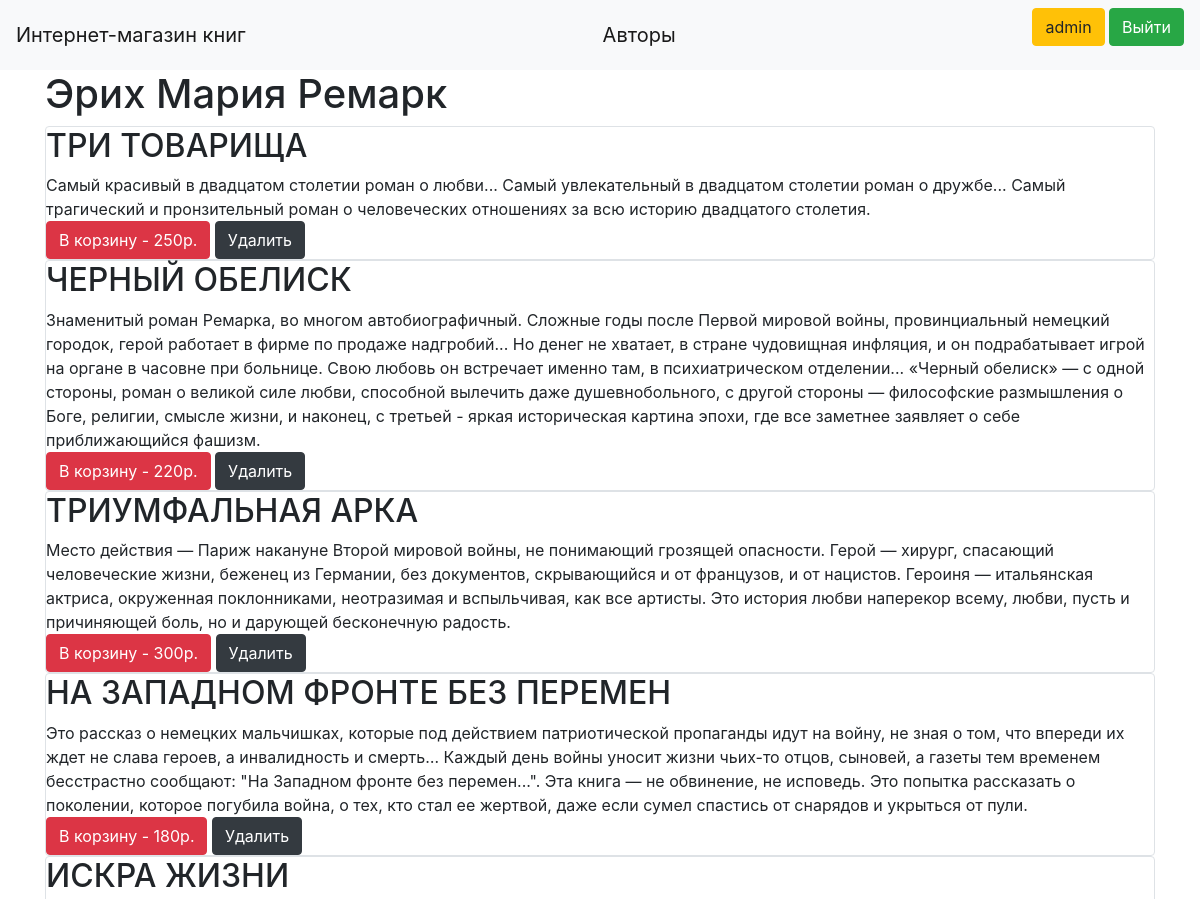
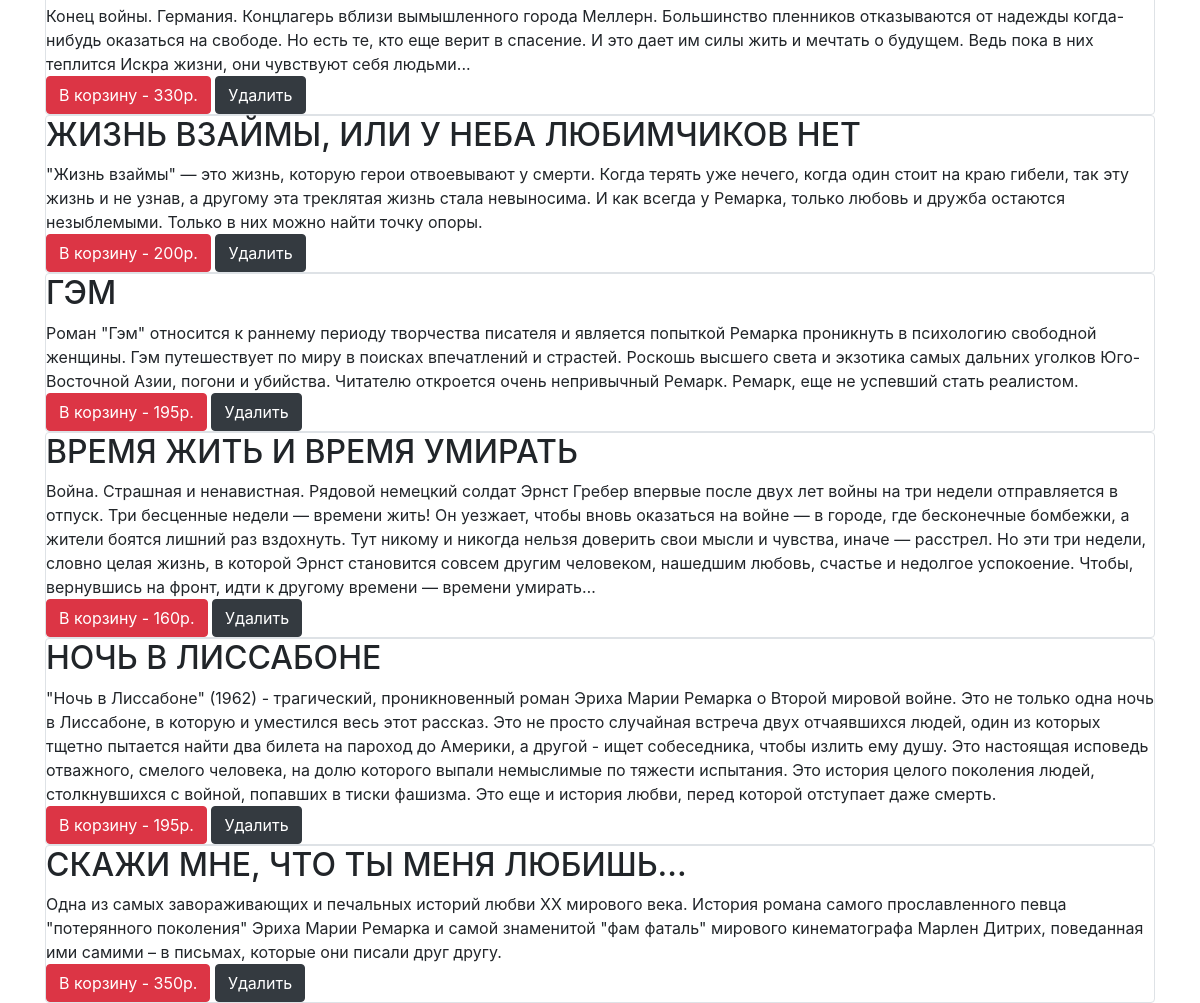
Page /books/1 (signed in) on the committed database (2 pictures, top to bottom).
### data/users.py (models this page shows, shortened)
class User(SqlAlchemyBase, UserMixin, SerializerMixin):
    __tablename__ = 'users'
    id = sqlalchemy.Column(sqlalchemy.Integer, primary_key=True, autoincrement=True)
    name = sqlalchemy.Column(sqlalchemy.String, nullable=True)
    phone = sqlalchemy.Column(sqlalchemy.Integer, unique=True, nullable=True)
    hashed_password = sqlalchemy.Column(sqlalchemy.String, nullable=True)
    shopping_cart = sqlalchemy.Column(sqlalchemy.String, nullable=True)

### data/author.py (models this page shows)
class Author(SqlAlchemyBase, SerializerMixin):
    __tablename__ = 'author'
    id = sqlalchemy.Column(sqlalchemy.Integer, primary_key=True, autoincrement=True)
    name = sqlalchemy.Column(sqlalchemy.String, nullable=True)
    books = orm.relation("Books", back_populates='author')

### data/books.py (models this page shows)
class Books(SqlAlchemyBase, SerializerMixin):
    __tablename__ = 'books'
    id = sqlalchemy.Column(sqlalchemy.Integer, primary_key=True, autoincrement=True)
    title = sqlalchemy.Column(sqlalchemy.String, nullable=True)
    description = sqlalchemy.Column(sqlalchemy.String, nullable=True)
    price = sqlalchemy.Column(sqlalchemy.Integer, nullable=True)
    count = sqlalchemy.Column(sqlalchemy.Integer, nullable=True)
    author_id = sqlalchemy.Column(sqlalchemy.Integer, sqlalchemy.ForeignKey("author.id"))
    author = orm.relation('Author')

### main.py (the view)
@app.route('/books/<int:id>')
def show_books(id):
    session = db_session.create_session()
    books = session.query(Books).filter(Books.author_id == id)
    author = session.query(Author).filter(Author.id == id).first()
    author = author.name
    return render_template("books.html", author=author, books=books)

### data/db_session.py (called while the page is built)
def create_session() -> Session:
    global __factory
    return __factory()

### main.py (called while the page is built)
@login_manager.user_loader
def load_user(user_id):
    session = db_session.create_session()
    return session.query(User).get(user_id)

### templates/books.html
{% extends "base.html" %}
{% block content %}
<h1>{{ author }}</h1>
{% for item in books%}
    {% if item.count != 0 %}
    <div class="col-md6 border rounded">
        <h2>{{item.title}}</h2>
        <div>
            {{item.description}}
        </div>
            {% if current_user.is_authenticated %}
        <div>
            <a class="btn btn-danger" href="/add_books/{{ item.id }}">В корзину - {{item.price}}р.</a>
            {% if current_user.id == 1 %}
            <a class="btn btn-dark" href="/delete_book_from_db/{{ item.id }}">Удалить</a>
            {% endif %}
        </div>
            {% endif %}
    </div>
    {% endif %}
{% endfor %}
{% endblock %}

### templates/base.html (shortened to what this page needs)
<!doctype html>
<html lang="en">
<head>
    <link rel="stylesheet"
          href="https://stackpath.bootstrapcdn.com/bootstrap/4.4.1/css/bootstrap.min.css"
>
</head>
<body>
<header>
    <nav class="navbar navbar-light bg-light">
        <a class="navbar-brand" href="/">Интернет-магазин книг</a>
        <a class="navbar-brand" href="/list_of_authors">Авторы</a>
        {% if current_user.is_authenticated %}
        <p>
            <a class="btn btn-warning" href="/shopping_cart">{{ current_user.name }}</a>
            <a class="btn btn-success" href="/logout">Выйти</a>
        </p>
{% else %}
    <p>
        <a class="btn btn-primary " href="/register">Зарегистрироваться</a>
        <a class="btn btn-success" href="/login">Войти</a>
    </p>
{% endif %}
    </nav>
</header>
<main role="main" class="container">
    {% block content %}{% endblock %}
</main>
</body>
</html>

### rows in the picture
User: name "admin"
Author: name "Эрих Мария Ремарк"
Books: title "ТРИ ТОВАРИЩА", description "Самый красивый в двадцатом столетии роман о любви... Самый увлекательный в двадцатом столетии роман о дружбе... Самый трагический и пронзительный роман о человеческих отношениях за всю историю двадцатого столетия.", price "250"
Books: title "ЧЕРНЫЙ ОБЕЛИСК", description "Знаменитый роман Ремарка, во многом автобиографичный. Сложные годы после Первой мировой войны, провинциальный немецкий городок, герой работает в фирме по продаже надгробий... Но денег не хватает, в стране чудовищная инфляция, и он подрабатывает игрой на органе в часовне при больнице. Свою любовь он встречает именно там, в психиатрическом отделении... «Черный обелиск» — с одной стороны, роман о великой силе любви, способной вылечить даже душевнобольного, с другой стороны — философские размышления о Боге, религии, смысле жизни, и наконец, с третьей - яркая историческая картина эпохи, где все заметнее заявляет о себе приближающийся фашизм.", price "220"
Books: title "ТРИУМФАЛЬНАЯ АРКА", description "Место действия — Париж накануне Второй мировой войны, не понимающий грозящей опасности. Герой — хирург, спасающий человеческие жизни, беженец из Германии, без документов, скрывающийся и от французов, и от нацистов. Героиня — итальянская актриса, окруженная поклонниками, неотразимая и вспыльчивая, как все артисты. Это история любви наперекор всему, любви, пусть и причиняющей боль, но и дарующей бесконечную радость.", price "300"
Books: title "НА ЗАПАДНОМ ФРОНТЕ БЕЗ ПЕРЕМЕН", description "Это рассказ о немецких мальчишках, которые под действием патриотической пропаганды идут на войну, не зная о том, что впереди их ждет не слава героев, а инвалидность и смерть… Каждый день войны уносит жизни чьих-то отцов, сыновей, а газеты тем временем бесстрастно сообщают: \"На Западном фронте без перемен...\". Эта книга — не обвинение, не исповедь. Это попытка рассказать о поколении, которое погубила война, о тех, кто стал ее жертвой, даже если сумел спастись от снарядов и укрыться от пули.", price "180"
Books: title "ИСКРА ЖИЗНИ", description "Конец войны. Германия. Концлагерь вблизи вымышленного города Меллерн. Большинство пленников отказываются от надежды когда-нибудь оказаться на свободе. Но есть те, кто еще верит в спасение. И это дает им силы жить и мечтать о будущем. Ведь пока в них теплится Искра жизни, они чувствуют себя людьми...", price "330"
Books: title "ЖИЗНЬ ВЗАЙМЫ, ИЛИ У НЕБА ЛЮБИМЧИКОВ НЕТ", description "\"Жизнь взаймы\" — это жизнь, которую герои отвоевывают у смерти. Когда терять уже нечего, когда один стоит на краю гибели, так эту жизнь и не узнав, а другому эта треклятая жизнь стала невыносима. И как всегда у Ремарка, только любовь и дружба остаются незыблемыми. Только в них можно найти точку опоры.", price "200"
Books: title "ГЭМ", description "Роман \"Гэм\" относится к раннему периоду творчества писателя и является попыткой Ремарка проникнуть в психологию свободной женщины. Гэм путешествует по миру в поисках впечатлений и страстей. Роскошь высшего света и экзотика самых дальних уголков Юго-Восточной Азии, погони и убийства. Читателю откроется очень непривычный Ремарк. Ремарк, еще не успевший стать реалистом.", price "195"
Books: title "ВРЕМЯ ЖИТЬ И ВРЕМЯ УМИРАТЬ", description "Война. Страшная и ненавистная. Рядовой немецкий солдат Эрнст Гребер впервые после двух лет войны на три недели отправляется в отпуск. Три бесценные недели — времени жить! Он уезжает, чтобы вновь оказаться на войне — в городе, где бесконечные бомбежки, а жители боятся лишний раз вздохнуть. Тут никому и никогда нельзя доверить свои мысли и чувства, иначе — расстрел. Но эти три недели, словно целая жизнь, в которой Эрнст становится совсем другим человеком, нашедшим любовь, счастье и недолгое успокоение. Чтобы, вернувшись на фронт, идти к другому времени — времени умирать…", price "160"
Books: title "НОЧЬ В ЛИССАБОНЕ", description "\"Ночь в Лиссабоне\" (1962) - трагический, проникновенный роман Эриха Марии Ремарка о Второй мировой войне. Это не только одна ночь в Лиссабоне, в которую и уместился весь этот рассказ. Это не просто случайная встреча двух отчаявшихся людей, один из которых тщетно пытается найти два билета на пароход до Америки, а другой - ищет собеседника, чтобы излить ему душу. Это настоящая исповедь отважного, смелого человека, на долю которого выпали немыслимые по тяжести испытания. Это история целого поколения людей, столкнувшихся с войной, попавших в тиски фашизма. Это еще и история любви, перед которой отступает даже смерть.", price "195"
Books: title "СКАЖИ МНЕ, ЧТО ТЫ МЕНЯ ЛЮБИШЬ...", description "Одна из самых завораживающих и печальных историй любви ХХ мирового века. История романа самого прославленного певца \"потерянного поколения\" Эриха Марии Ремарка и самой знаменитой \"фам фаталь\" мирового кинематографа Марлен Дитрих, поведанная ими самими – в письмах, которые они писали друг другу.", price "350"
